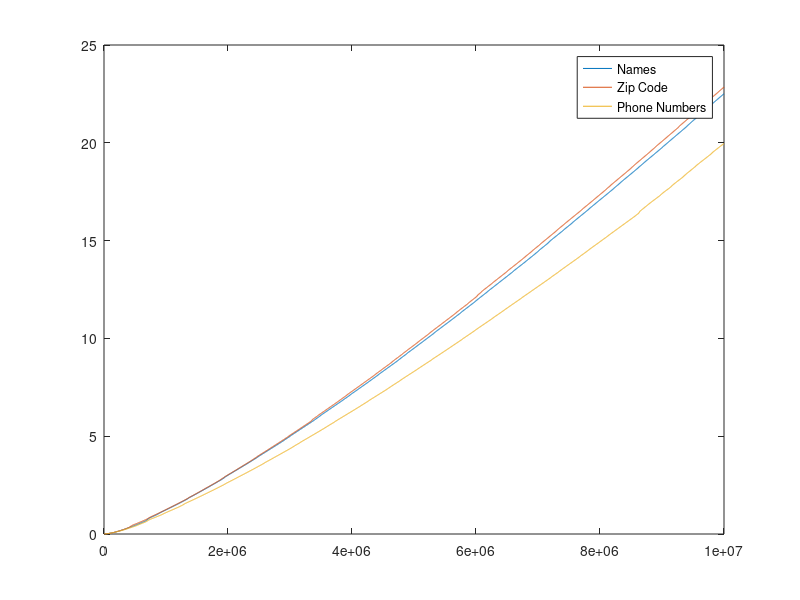
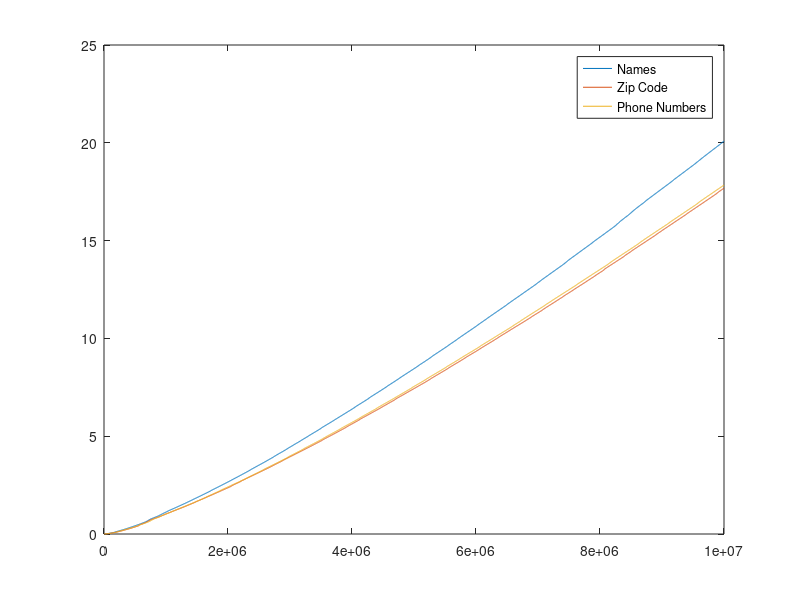

Write the MATLAB code that produced these figures, in order. (Note: this script raises an error after producing the figures.)
clear;
close all;
clc;

A_1 = load("0_creation.txt");
A_2 = load("0_Search.txt");
A_3 = load("1_creation.txt");
A_4 = load("1_Search.txt");
A_5 = load("2_creation.txt");
A_6 = load("2_Search.txt");
 
 


 %se coluda 2==1  %coluna
n_V1_1 = A_1(:, 1);
f_V1_1 = A_1(:, 2); 

n_V1_2 = A_2(:, 1);
f_V1_2 = A_2(:, 2); 

n_V1_3 = A_3(:, 1);
f_V1_3 = A_3(:, 2);

n_V1_4 = A_4(:, 1);
f_V1_4 = A_4(:, 2);

n_V1_5 = A_5(:, 1);
f_V1_5 = A_5(:, 2); 

n_V1_6 = A_6(:, 1);
f_V1_6 = A_6(:, 2); 

    
grid on

 
figure(1);    
plot(n_V1_1, f_V1_1, n_V1_2, f_V1_2, n_V1_3, f_V1_3); 
legend("Names","Zip Code","Phone Numbers" )

figure(2);   
plot(n_V1_4, f_V1_4, n_V1_5, f_V1_5, n_V1_6, f_V1_6);
legend("Names","Zip Code","Phone Numbers" )
    
  

%%  
figure(7);    
histogram(f_V1_1);  

figure(8);   
histogram(f_V1_2); 

figure(9);     
histogram(f_V1_3);  

figure(10);     
histogram(f_V1_4);

figure(11);     
histogram(f_V1_5); 
 
figure(12);    
histogram(f_V1_6); 
 


 

